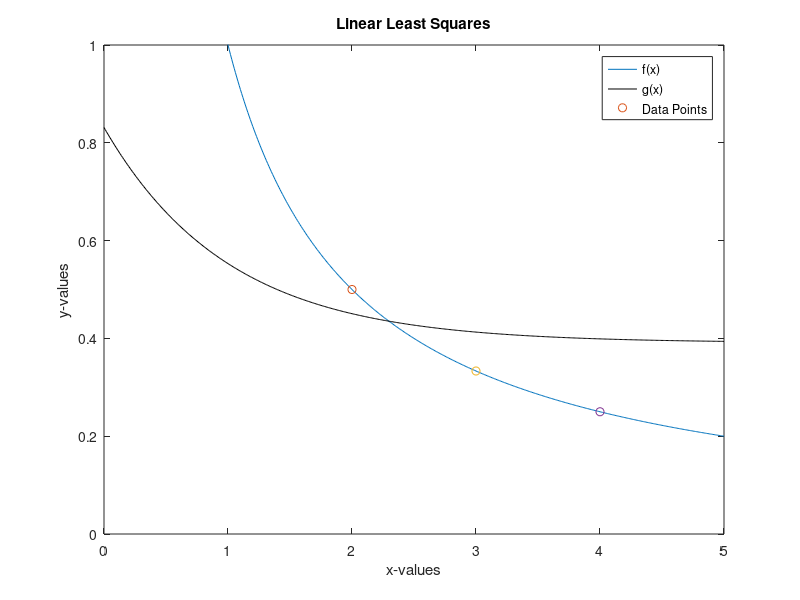

Write MATLAB code to recreate this figure.
A=0.440329759502821;
B=0.390969933736812;

f=@(x) (1./x);
g=@(x) (A.*exp(-x)+B);

x=0:0.01:5;
x0=2;
x1=3;
x2=4;

c=abs(f(2.5)-(g(2.5)));

fprintf('The actual error at x=2.5 is %6.5f \n',c)

plot(x,f(x),x,g(x),'k')
hold on
plot(x0,f(x0),'o')
hold on
plot(x1,f(x1),'o')
hold on
plot(x2,f(x2),'o')
xlabel('x-values')
ylabel('y-values')
title('Linear Least Squares')
legend('f(x)','g(x)','Data Points')
axis([0 5 0 1])


